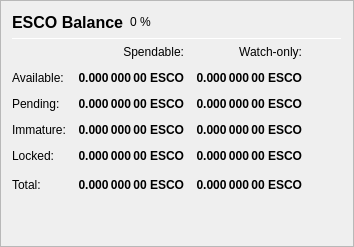
                   <widget class="QFrame" name="frame_Balances">
                    <property name="frameShape">
                     <enum>QFrame::StyledPanel</enum>
                    </property>
                    <property name="frameShadow">
                     <enum>QFrame::Raised</enum>
                    </property>
                    <layout class="QVBoxLayout" name="verticalLayout_4">
                     <item>
                      <layout class="QHBoxLayout" name="horizontalLayout_4">
                       <item>
                        <widget class="QLabel" name="label_5">
                         <property name="minimumSize">
                          <size>
                           <width>0</width>
                           <height>20</height>
                          </size>
                         </property>
                         <property name="font">
                          <font>
                           <pointsize>12</pointsize>
                           <weight>75</weight>
                           <bold>true</bold>
                          </font>
                         </property>
                         <property name="text">
                          <string>ESCO Balance</string>
                         </property>
                        </widget>
                       </item>
                       <item>
                        <widget class="QLabel" name="labelESCOPercent">
                         <property name="text">
                          <string notr="true">0 %</string>
                         </property>
                        </widget>
                       </item>
                       <item>
                        <spacer name="horizontalSpacer_3">
                         <property name="orientation">
                          <enum>Qt::Horizontal</enum>
                         </property>
                         <property name="sizeHint" stdset="0">
                          <size>
                           <width>40</width>
                           <height>20</height>
                          </size>
                         </property>
                        </spacer>
                       </item>
                      </layout>
                     </item>
                     <item>
                      <widget class="Line" name="line_Balance">
                       <property name="minimumSize">
                        <size>
                         <width>0</width>
                         <height>1</height>
                        </size>
                       </property>
                       <property name="maximumSize">
                        <size>
                         <width>16777215</width>
                         <height>1</height>
                        </size>
                       </property>
                       <property name="orientation">
                        <enum>Qt::Horizontal</enum>
                       </property>
                      </widget>
                     </item>
                     <item>
                      <layout class="QGridLayout" name="gridLayout">
                       <property name="spacing">
                        <number>12</number>
                       </property>
                       <item row="0" column="1">
                        <widget class="QLabel" name="labelSpendable">
                         <property name="text">
                          <string>Spendable:</string>
                         </property>
                         <property name="alignment">
                          <set>Qt::AlignRight|Qt::AlignTrailing|Qt::AlignVCenter</set>
                         </property>
                        </widget>
                       </item>
                       <item row="0" column="2">
                        <widget class="QLabel" name="labelWatchonly">
                         <property name="text">
                          <string>Watch-only:</string>
                         </property>
                         <property name="alignment">
                          <set>Qt::AlignRight|Qt::AlignTrailing|Qt::AlignVCenter</set>
                         </property>
                        </widget>
                       </item>
                       <item row="1" column="0">
                        <widget class="QLabel" name="labelBalanceText">
                         <property name="text">
                          <string>Available:</string>
                         </property>
                        </widget>
                       </item>
                       <item row="1" column="1">
                        <widget class="QLabel" name="labelBalance">
                         <property name="font">
                          <font>
                           <weight>75</weight>
                           <bold>true</bold>
                          </font>
                         </property>
                         <property name="cursor">
                          <cursorShape>IBeamCursor</cursorShape>
                         </property>
                         <property name="toolTip">
                          <string>Your current spendable balance</string>
                         </property>
                         <property name="text">
                          <string notr="true">0.000 000 00 ESCO</string>
                         </property>
                         <property name="alignment">
                          <set>Qt::AlignRight|Qt::AlignTrailing|Qt::AlignVCenter</set>
                         </property>
                         <property name="textInteractionFlags">
                          <set>Qt::LinksAccessibleByMouse|Qt::TextSelectableByKeyboard|Qt::TextSelectableByMouse</set>
                         </property>
                        </widget>
                       </item>
                       <item row="1" column="2">
                        <widget class="QLabel" name="labelWatchAvailable">
                         <property name="font">
                          <font>
                           <weight>75</weight>
                           <bold>true</bold>
                          </font>
                         </property>
                         <property name="cursor">
                          <cursorShape>IBeamCursor</cursorShape>
                         </property>
                         <property name="toolTip">
                          <string>Your current balance in watch-only addresses</string>
                         </property>
                         <property name="text">
                          <string notr="true">0.000 000 00 ESCO</string>
                         </property>
                         <property name="alignment">
                          <set>Qt::AlignRight|Qt::AlignTrailing|Qt::AlignVCenter</set>
                         </property>
                         <property name="textInteractionFlags">
                          <set>Qt::LinksAccessibleByMouse|Qt::TextSelectableByKeyboard|Qt::TextSelectableByMouse</set>
                         </property>
                        </widget>
                       </item>
                       <item row="2" column="0">
                        <widget class="QLabel" name="labelPendingText">
                         <property name="text">
                          <string>Pending:</string>
                         </property>
                        </widget>
                       </item>
                       <item row="2" column="1">
                        <widget class="QLabel" name="labelUnconfirmed">
                         <property name="font">
                          <font>
                           <weight>75</weight>
                           <bold>true</bold>
                          </font>
                         </property>
                         <property name="cursor">
                          <cursorShape>IBeamCursor</cursorShape>
                         </property>
                         <property name="toolTip">
                          <string>Total of transactions that have yet to be confirmed, and do not yet count toward the spendable balance</string>
                         </property>
                         <property name="text">
                          <string notr="true">0.000 000 00 ESCO</string>
                         </property>
                         <property name="alignment">
                          <set>Qt::AlignRight|Qt::AlignTrailing|Qt::AlignVCenter</set>
                         </property>
                         <property name="textInteractionFlags">
                          <set>Qt::LinksAccessibleByMouse|Qt::TextSelectableByKeyboard|Qt::TextSelectableByMouse</set>
                         </property>
                        </widget>
                       </item>
                       <item row="2" column="2">
                        <widget class="QLabel" name="labelWatchPending">
                         <property name="font">
                          <font>
                           <weight>75</weight>
                           <bold>true</bold>
                          </font>
                         </property>
                         <property name="cursor">
                          <cursorShape>IBeamCursor</cursorShape>
                         </property>
                         <property name="toolTip">
                          <string>Unconfirmed transactions to watch-only addresses</string>
                         </property>
                         <property name="text">
                          <string notr="true">0.000 000 00 ESCO</string>
                         </property>
                         <property name="alignment">
                          <set>Qt::AlignRight|Qt::AlignTrailing|Qt::AlignVCenter</set>
                         </property>
                         <property name="textInteractionFlags">
                          <set>Qt::LinksAccessibleByMouse|Qt::TextSelectableByKeyboard|Qt::TextSelectableByMouse</set>
                         </property>
                        </widget>
                       </item>
                       <item row="3" column="0">
                        <widget class="QLabel" name="labelImmatureText">
                         <property name="text">
                          <string>Immature:</string>
                         </property>
                        </widget>
                       </item>
                       <item row="3" column="1">
                        <widget class="QLabel" name="labelImmature">
                         <property name="font">
                          <font>
                           <weight>75</weight>
                           <bold>true</bold>
                          </font>
                         </property>
                         <property name="cursor">
                          <cursorShape>IBeamCursor</cursorShape>
                         </property>
                         <property name="toolTip">
                          <string>Staked or masternode rewards that has not yet matured</string>
                         </property>
                         <property name="text">
                          <string notr="true">0.000 000 00 ESCO</string>
                         </property>
                         <property name="alignment">
                          <set>Qt::AlignRight|Qt::AlignTrailing|Qt::AlignVCenter</set>
                         </property>
                         <property name="textInteractionFlags">
                          <set>Qt::LinksAccessibleByMouse|Qt::TextSelectableByKeyboard|Qt::TextSelectableByMouse</set>
                         </property>
                        </widget>
                       </item>
                       <item row="3" column="2">
                        <widget class="QLabel" name="labelWatchImmature">
                         <property name="font">
                          <font>
                           <weight>75</weight>
                           <bold>true</bold>
                          </font>
                         </property>
                         <property name="cursor">
                          <cursorShape>IBeamCursor</cursorShape>
                         </property>
                         <property name="toolTip">
                          <string>Staked or masternode rewards in watch-only addresses that has not yet matured</string>
                         </property>
                         <property name="text">
                          <string notr="true">0.000 000 00 ESCO</string>
                         </property>
                         <property name="alignment">
                          <set>Qt::AlignRight|Qt::AlignTrailing|Qt::AlignVCenter</set>
                         </property>
                         <property name="textInteractionFlags">
                          <set>Qt::LinksAccessibleByMouse|Qt::TextSelectableByKeyboard|Qt::TextSelectableByMouse</set>
                         </property>
                        </widget>
                       </item>
                       <item row="4" column="0">
                        <widget class="QLabel" name="labelLockedBalanceText">
                         <property name="toolTip">
                          <string>Locked ESCO or Masternode collaterals. These are excluded from zESCO minting.</string>
                         </property>
                         <property name="text">
                          <string>Locked:</string>
                         </property>
                        </widget>
                       </item>
                       <item row="4" column="1">
                        <widget class="QLabel" name="labelLockedBalance">
                         <property name="font">
                          <font>
                           <weight>75</weight>
                           <bold>true</bold>
                          </font>
                         </property>
                         <property name="cursor">
                          <cursorShape>IBeamCursor</cursorShape>
                         </property>
                         <property name="toolTip">
                          <string>Locked ESCO or Masternode collaterals. These are excluded from zESCO minting.</string>
                         </property>
                         <property name="text">
                          <string notr="true">0.000 000 00 ESCO</string>
                         </property>
                         <property name="alignment">
                          <set>Qt::AlignRight|Qt::AlignTrailing|Qt::AlignVCenter</set>
                         </property>
                         <property name="textInteractionFlags">
                          <set>Qt::LinksAccessibleByMouse|Qt::TextSelectableByKeyboard|Qt::TextSelectableByMouse</set>
                         </property>
                        </widget>
                       </item>
                       <item row="4" column="2">
                        <widget class="QLabel" name="labelWatchLocked">
                         <property name="font">
                          <font>
                           <weight>75</weight>
                           <bold>true</bold>
                          </font>
                         </property>
                         <property name="cursor">
                          <cursorShape>IBeamCursor</cursorShape>
                         </property>
                         <property name="toolTip">
                          <string>Current locked balance in watch-only addresses</string>
                         </property>
                         <property name="text">
                          <string notr="true">0.000 000 00 ESCO</string>
                         </property>
                         <property name="alignment">
                          <set>Qt::AlignRight|Qt::AlignTrailing|Qt::AlignVCenter</set>
                         </property>
                         <property name="textInteractionFlags">
                          <set>Qt::LinksAccessibleByMouse|Qt::TextSelectableByKeyboard|Qt::TextSelectableByMouse</set>
                         </property>
                        </widget>
                       </item>
                       <item row="5" column="0">
                        <widget class="QLabel" name="labelTotalText">
                         <property name="toolTip">
                          <string>Your current Escrow balance, unconfirmed and immature transactions included</string>
                         </property>
                         <property name="text">
                          <string>Total:</string>
                         </property>
                        </widget>
                       </item>
                       <item row="5" column="1">
                        <widget class="QLabel" name="labelTotal">
                         <property name="font">
                          <font>
                           <weight>75</weight>
                           <bold>true</bold>
                          </font>
                         </property>
                         <property name="cursor">
                          <cursorShape>IBeamCursor</cursorShape>
                         </property>
                         <property name="toolTip">
                          <string>Your current Escrow balance, unconfirmed and immature transactions included</string>
                         </property>
                         <property name="text">
                          <string notr="true">0.000 000 00 ESCO</string>
                         </property>
                         <property name="alignment">
                          <set>Qt::AlignRight|Qt::AlignTrailing|Qt::AlignVCenter</set>
                         </property>
                         <property name="textInteractionFlags">
                          <set>Qt::LinksAccessibleByMouse|Qt::TextSelectableByKeyboard|Qt::TextSelectableByMouse</set>
                         </property>
                        </widget>
                       </item>
                       <item row="5" column="2">
                        <widget class="QLabel" name="labelWatchTotal">
                         <property name="font">
                          <font>
                           <weight>75</weight>
                           <bold>true</bold>
                          </font>
                         </property>
                         <property name="cursor">
                          <cursorShape>IBeamCursor</cursorShape>
                         </property>
                         <property name="toolTip">
                          <string>Current total balance in watch-only addresses</string>
                         </property>
                         <property name="text">
                          <string notr="true">0.000 000 00 ESCO</string>
                         </property>
                         <property name="alignment">
                          <set>Qt::AlignRight|Qt::AlignTrailing|Qt::AlignVCenter</set>
                         </property>
                         <property name="textInteractionFlags">
                          <set>Qt::LinksAccessibleByMouse|Qt::TextSelectableByKeyboard|Qt::TextSelectableByMouse</set>
                         </property>
                        </widget>
                       </item>
                       <item row="5" column="3">
                        <spacer name="horizontalSpacer_9">
                         <property name="orientation">
                          <enum>Qt::Horizontal</enum>
                         </property>
                         <property name="sizeHint" stdset="0">
                          <size>
                           <width>40</width>
                           <height>20</height>
                          </size>
                         </property>
                        </spacer>
                       </item>
                      </layout>
                     </item>
                     <item>
                      <spacer name="verticalSpacer_3">
                       <property name="orientation">
                        <enum>Qt::Vertical</enum>
                       </property>
                       <property name="sizeHint" stdset="0">
                        <size>
                         <width>20</width>
                         <height>40</height>
                        </size>
                       </property>
                      </spacer>
                     </item>
                    </layout>
                   </widget>
